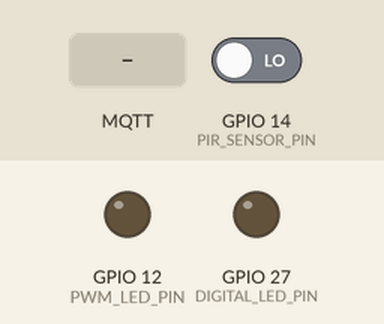
A sketch run on a simulated ESP32. Parts: output pins drawn as LEDs (lit = HIGH). The inputs (shaded band) are chosen by the test bench; at power-on: GPIO 14 (PIR_SENSOR_PIN) LOW. WiFi joins after 1.5 s; servers stay silent unless stated; no MQTT or app messages arrive unless stated; what the sketch prints to the serial monitor is not drawn.

Above: at 2.7 s.
2.8 s: MQTT message "LED_ON" arrives on the first subscribed topic
At 3.8 s:
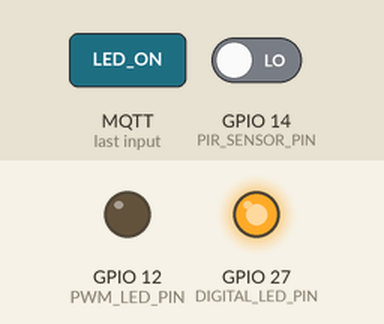
5.8 s: MQTT message "1" arrives on the first subscribed topic
At 6.1 s:
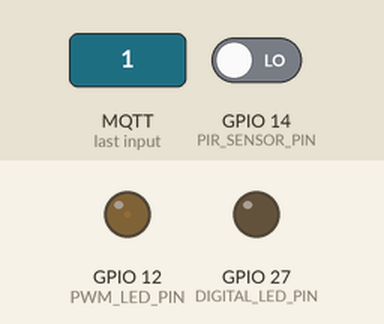
7.3 s: GPIO 14 (PIR_SENSOR_PIN) driven HIGH
At 10.15 s:
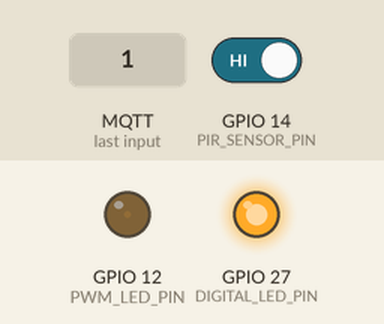
10.3 s: MQTT message "LED_OFF" arrives on the first subscribed topic
At 10.7 s:
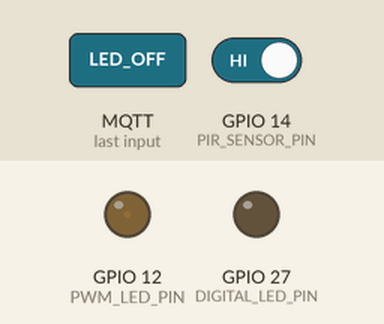
Timing chart, 0 to 16.5 s (numbered marks = the images above; inputs shaded):
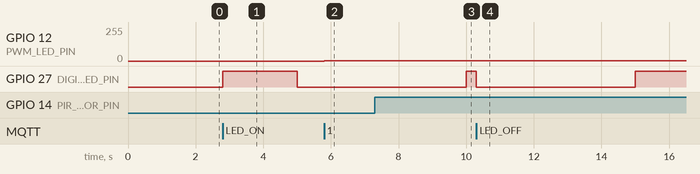

Measured:
- after the input at 2.8 s, GPIO 27 (DIGITAL_LED_PIN): LOW → HIGH at once, → LOW 2.2 s later
- after the input at 5.8 s, GPIO 12 (PWM_LED_PIN): 0/255 → 1/255 at once
- after the input at 7.3 s, GPIO 27 (DIGITAL_LED_PIN): LOW → HIGH after 2.7 s
- after the input at 10.3 s, GPIO 27 (DIGITAL_LED_PIN): HIGH → LOW at once, → HIGH 4.7 s later

The sketch:

MainFile.ino
```cpp
#include <WiFi.h>
#include <PubSubClient.h>

// ----------------------------------------------------------
// Configuration Settings (Modify as needed)
// ----------------------------------------------------------

// Time delay for publishing messages (in milliseconds)
#define TIME_DELAY 5000

// Pin definitions
#define DIGITAL_LED_PIN 27                   // LED for simple on/off control
#define PWM_LED_PIN     12                   // LED for intensity control via analogWrite (limit: 0~255)
#define PIR_SENSOR_PIN  14                   // PIR sensor pin

#define CLIENT_ID "YOUR_CLIENT_ID"           // Set your desired MQTT client ID here

// WiFi Credentials
const char SSID[] = "YOUR_WIFI_SSID";        // WiFi SSID
const char PASS[] = "YOUR_WIFI_PASSWORD";    // WiFi Password

const char *MQTT_BROKER = "broker.emqx.io";  // MQTT Broker Used
const int MQTT_PORT = 1883;                  // Default MQTT Port


// ----------------------------------------------------------
// Global Variables
// ----------------------------------------------------------

String message;

WiFiClient espClient;            // WiFi client instance
PubSubClient client(espClient);  // MQTT client instance


// ----------------------------------------------------------
// Function Prototypes
// ----------------------------------------------------------

bool isNumeric(const String &str);
void callback(char *topic, byte *payload, unsigned int length);

// ----------------------------------------------------------
// Functions
// ----------------------------------------------------------

void setup() {

  // Set pin mode for LEDs, PIR sensor.
  pinMode(DIGITAL_LED_PIN, OUTPUT);
  pinMode(PWM_LED_PIN, OUTPUT);
  pinMode(PIR_SENSOR_PIN, INPUT);

  // Begin serial for debugging
  Serial.begin(9600);

  // Connect to WiFi
  WiFi.begin(SSID, PASS);
  Serial.print("Connecting to WiFi");
  while (WiFi.status() != WL_CONNECTED) {
    Serial.print(".");
    delay(500);
  }
  Serial.println("\nConnected to WiFi!");
  Serial.print("ESP32 IP Address: ");
  Serial.println(WiFi.localIP());

  // Set up MQTT
  client.setServer(MQTT_BROKER, MQTT_PORT);  // Configure MQTT broker settings
  client.setCallback(callback);              // Assign the callback function

  // Connect to MQTT broker
  if (!client.connect(CLIENT_ID)) {
    Serial.println("Failed to connect to MQTT Broker!");
  } else {
    Serial.println("Connected to MQTT Broker.");

    // Subscribe to topic
    if (client.subscribe("/test/led")) {
      Serial.println("Subscribed to topic: /test/led");
    } else {
      Serial.println("Subscription failed!");
    }
  }
}


void loop() {

  client.loop();  // Keep the MQTT connection alive

  // Read PIR sensor state
  int pirState = digitalRead(PIR_SENSOR_PIN);

  static unsigned long time = 0;

  if ((millis() - time) >= TIME_DELAY) {           // Freq. of publishing to /test/PIRtest topic

    if (pirState == 1) {
      Serial.println(pirState);
      client.publish("/test/PIRtest", "1");
      digitalWrite(27, HIGH);
    }

    else if (pirState == 0) {
      Serial.println(pirState);
      client.publish("/test/PIRtest", "0");
      digitalWrite(27, LOW);
    }

    time = millis();
  }

}


// Function to check if message is a numeric number.
bool isNumeric(const String &str) {
  // Empty string is not numeric.
  if (str.length() == 0) return false;

  // Allow a leading '-' for negative numbers
  int start = (str.charAt(0) == '-') ? 1 : 0;

  for (int i = start; i < str.length(); i++) {
    if (!isDigit(str.charAt(i))) {
      return false;
    }
  }
  return true;
}


// Callback function: Handles incoming messages.
void callback(char *topic, byte *payload, unsigned int length) {

  Serial.print("Message received on topic: ");
  Serial.println(topic);

  message = "";  // Clear the message before appending new data

  for (int i = 0; i < length; i++) {
    message += (char)payload[i];
  }

  Serial.println("Message: " + message);

  // if message is numeric ---> send to analog led
  if(isNumeric(message)){
    analogWrite(PWM_LED_PIN, message.toInt());
  }
  else if (message == "LED_ON") {
    digitalWrite(DIGITAL_LED_PIN, HIGH);
  }
  else if(message == "LED_OFF"){
    digitalWrite(DIGITAL_LED_PIN, LOW);
  }

}
```
